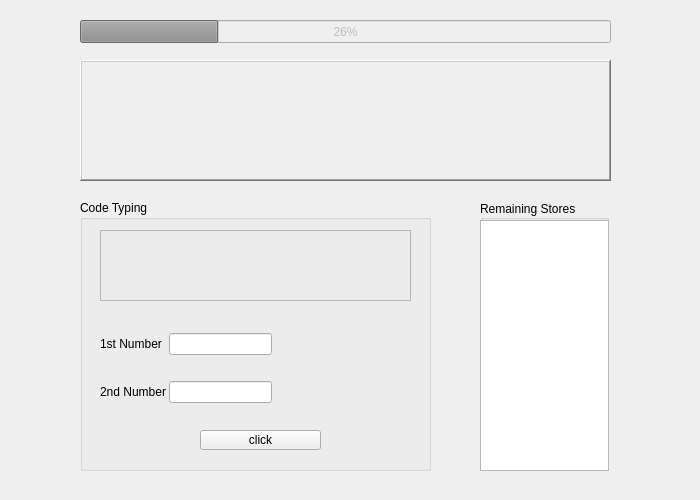
<?xml version="1.0" encoding="UTF-8"?>
<ui version="4.0">
 <class>Widget</class>
 <widget class="QWidget" name="Widget">
  <property name="windowModality">
   <enum>Qt::NonModal</enum>
  </property>
  <property name="enabled">
   <bool>true</bool>
  </property>
  <property name="geometry">
   <rect>
    <x>0</x>
    <y>0</y>
    <width>700</width>
    <height>500</height>
   </rect>
  </property>
  <property name="mouseTracking">
   <bool>false</bool>
  </property>
  <property name="tabletTracking">
   <bool>false</bool>
  </property>
  <property name="windowTitle">
   <string>FinalCode!!</string>
  </property>
  <property name="inputMethodHints">
   <set>Qt::ImhNone</set>
  </property>
  <widget class="QGroupBox" name="CodeTyping">
   <property name="geometry">
    <rect>
     <x>80</x>
     <y>200</y>
     <width>351</width>
     <height>271</height>
    </rect>
   </property>
   <property name="title">
    <string>Code Typing</string>
   </property>
   <widget class="QPushButton" name="checkButton">
    <property name="enabled">
     <bool>true</bool>
    </property>
    <property name="geometry">
     <rect>
      <x>120</x>
      <y>230</y>
      <width>121</width>
      <height>20</height>
     </rect>
    </property>
    <property name="cursor">
     <cursorShape>PointingHandCursor</cursorShape>
    </property>
    <property name="focusPolicy">
     <enum>Qt::TabFocus</enum>
    </property>
    <property name="text">
     <string>click</string>
    </property>
    <property name="autoDefault">
     <bool>false</bool>
    </property>
    <property name="default">
     <bool>false</bool>
    </property>
    <property name="flat">
     <bool>false</bool>
    </property>
   </widget>
   <widget class="QFrame" name="StateFrame">
    <property name="geometry">
     <rect>
      <x>200</x>
      <y>110</y>
      <width>131</width>
      <height>101</height>
     </rect>
    </property>
    <property name="frameShape">
     <enum>QFrame::NoFrame</enum>
    </property>
    <property name="frameShadow">
     <enum>QFrame::Raised</enum>
    </property>
    <widget class="QLabel" name="Bomblabel">
     <property name="enabled">
      <bool>true</bool>
     </property>
     <property name="geometry">
      <rect>
       <x>10</x>
       <y>0</y>
       <width>111</width>
       <height>101</height>
      </rect>
     </property>
     <property name="text">
      <string>&lt;html&gt;&lt;head/&gt;&lt;body&gt;&lt;p&gt;&lt;img src=&quot;:/new/label/img/bomb.png&quot;/&gt;&lt;/p&gt;&lt;/body&gt;&lt;/html&gt;</string>
     </property>
     <property name="alignment">
      <set>Qt::AlignLeading|Qt::AlignLeft|Qt::AlignVCenter</set>
     </property>
     <property name="wordWrap">
      <bool>false</bool>
     </property>
    </widget>
   </widget>
   <widget class="QWidget" name="formLayoutWidget">
    <property name="geometry">
     <rect>
      <x>20</x>
      <y>110</y>
      <width>172</width>
      <height>102</height>
     </rect>
    </property>
    <layout class="QFormLayout" name="formLayout">
     <property name="horizontalSpacing">
      <number>3</number>
     </property>
     <property name="verticalSpacing">
      <number>3</number>
     </property>
     <item row="4" column="0">
      <widget class="QLabel" name="Typinglabel_2">
       <property name="text">
        <string>2nd Number</string>
       </property>
       <property name="buddy">
        <cstring>lineEdit_2</cstring>
       </property>
      </widget>
     </item>
     <item row="4" column="1">
      <widget class="QLineEdit" name="lineEdit_2">
       <property name="enabled">
        <bool>true</bool>
       </property>
       <property name="focusPolicy">
        <enum>Qt::StrongFocus</enum>
       </property>
       <property name="alignment">
        <set>Qt::AlignCenter</set>
       </property>
       <property name="clearButtonEnabled">
        <bool>true</bool>
       </property>
      </widget>
     </item>
     <item row="1" column="0">
      <widget class="QLabel" name="Typinglabel_1">
       <property name="text">
        <string>1st Number</string>
       </property>
       <property name="buddy">
        <cstring>lineEdit_1</cstring>
       </property>
      </widget>
     </item>
     <item row="1" column="1">
      <widget class="QLineEdit" name="lineEdit_1">
       <property name="enabled">
        <bool>true</bool>
       </property>
       <property name="sizePolicy">
        <sizepolicy hsizetype="Preferred" vsizetype="Fixed">
         <horstretch>0</horstretch>
         <verstretch>0</verstretch>
        </sizepolicy>
       </property>
       <property name="mouseTracking">
        <bool>false</bool>
       </property>
       <property name="focusPolicy">
        <enum>Qt::StrongFocus</enum>
       </property>
       <property name="layoutDirection">
        <enum>Qt::LeftToRight</enum>
       </property>
       <property name="autoFillBackground">
        <bool>false</bool>
       </property>
       <property name="text">
        <string/>
       </property>
       <property name="alignment">
        <set>Qt::AlignCenter</set>
       </property>
       <property name="dragEnabled">
        <bool>false</bool>
       </property>
       <property name="cursorMoveStyle">
        <enum>Qt::LogicalMoveStyle</enum>
       </property>
       <property name="clearButtonEnabled">
        <bool>true</bool>
       </property>
      </widget>
     </item>
     <item row="3" column="1">
      <spacer name="horizontalSpacer_2">
       <property name="orientation">
        <enum>Qt::Horizontal</enum>
       </property>
       <property name="sizeHint" stdset="0">
        <size>
         <width>40</width>
         <height>20</height>
        </size>
       </property>
      </spacer>
     </item>
     <item row="0" column="1">
      <spacer name="horizontalSpacer">
       <property name="orientation">
        <enum>Qt::Horizontal</enum>
       </property>
       <property name="sizeHint" stdset="0">
        <size>
         <width>40</width>
         <height>20</height>
        </size>
       </property>
      </spacer>
     </item>
    </layout>
   </widget>
   <widget class="QFrame" name="HintFrame">
    <property name="geometry">
     <rect>
      <x>20</x>
      <y>30</y>
      <width>311</width>
      <height>71</height>
     </rect>
    </property>
    <property name="frameShape">
     <enum>QFrame::StyledPanel</enum>
    </property>
    <property name="frameShadow">
     <enum>QFrame::Raised</enum>
    </property>
    <widget class="QWidget" name="verticalLayoutWidget">
     <property name="geometry">
      <rect>
       <x>0</x>
       <y>0</y>
       <width>311</width>
       <height>71</height>
      </rect>
     </property>
     <layout class="QVBoxLayout" name="verticalLayout">
      <property name="sizeConstraint">
       <enum>QLayout::SetFixedSize</enum>
      </property>
      <item>
       <widget class="QLabel" name="Hintlabel">
        <property name="sizePolicy">
         <sizepolicy hsizetype="Fixed" vsizetype="Preferred">
          <horstretch>0</horstretch>
          <verstretch>0</verstretch>
         </sizepolicy>
        </property>
        <property name="text">
         <string>&lt;html&gt;&lt;head/&gt;&lt;body&gt;&lt;p&gt;&lt;br/&gt;&lt;/p&gt;&lt;/body&gt;&lt;/html&gt;</string>
        </property>
       </widget>
      </item>
     </layout>
    </widget>
   </widget>
  </widget>
  <widget class="QProgressBar" name="progressBar">
   <property name="enabled">
    <bool>false</bool>
   </property>
   <property name="geometry">
    <rect>
     <x>80</x>
     <y>20</y>
     <width>531</width>
     <height>23</height>
    </rect>
   </property>
   <property name="value">
    <number>26</number>
   </property>
   <property name="alignment">
    <set>Qt::AlignCenter</set>
   </property>
   <property name="invertedAppearance">
    <bool>false</bool>
   </property>
  </widget>
  <widget class="QFrame" name="frame">
   <property name="geometry">
    <rect>
     <x>80</x>
     <y>60</y>
     <width>531</width>
     <height>121</height>
    </rect>
   </property>
   <property name="frameShape">
    <enum>QFrame::WinPanel</enum>
   </property>
   <property name="frameShadow">
    <enum>QFrame::Raised</enum>
   </property>
   <widget class="QLabel" name="Signlabel">
    <property name="geometry">
     <rect>
      <x>0</x>
      <y>0</y>
      <width>531</width>
      <height>121</height>
     </rect>
    </property>
    <property name="styleSheet">
     <string notr="true"/>
    </property>
    <property name="text">
     <string>&lt;html&gt;&lt;head/&gt;&lt;body&gt;&lt;p&gt;&lt;img src=&quot;:/new/label/img/FinnalCodeStart.png&quot;/&gt;&lt;/p&gt;&lt;/body&gt;&lt;/html&gt;</string>
    </property>
   </widget>
  </widget>
  <widget class="QGroupBox" name="groupBox">
   <property name="enabled">
    <bool>true</bool>
   </property>
   <property name="geometry">
    <rect>
     <x>480</x>
     <y>200</y>
     <width>129</width>
     <height>271</height>
    </rect>
   </property>
   <property name="sizePolicy">
    <sizepolicy hsizetype="Preferred" vsizetype="Preferred">
     <horstretch>0</horstretch>
     <verstretch>0</verstretch>
    </sizepolicy>
   </property>
   <property name="cursor">
    <cursorShape>IBeamCursor</cursorShape>
   </property>
   <property name="title">
    <string>Remaining Stores</string>
   </property>
   <property name="alignment">
    <set>Qt::AlignLeading|Qt::AlignLeft|Qt::AlignVCenter</set>
   </property>
   <property name="flat">
    <bool>false</bool>
   </property>
   <property name="checkable">
    <bool>false</bool>
   </property>
   <widget class="QListView" name="RemaininglistView">
    <property name="enabled">
     <bool>true</bool>
    </property>
    <property name="geometry">
     <rect>
      <x>0</x>
      <y>20</y>
      <width>129</width>
      <height>251</height>
     </rect>
    </property>
    <property name="sizePolicy">
     <sizepolicy hsizetype="Expanding" vsizetype="Expanding">
      <horstretch>0</horstretch>
      <verstretch>0</verstretch>
     </sizepolicy>
    </property>
    <property name="focusPolicy">
     <enum>Qt::NoFocus</enum>
    </property>
    <property name="autoFillBackground">
     <bool>false</bool>
    </property>
    <property name="inputMethodHints">
     <set>Qt::ImhNone</set>
    </property>
    <property name="editTriggers">
     <set>QAbstractItemView::NoEditTriggers</set>
    </property>
   </widget>
  </widget>
 </widget>
 <tabstops>
  <tabstop>lineEdit_1</tabstop>
  <tabstop>lineEdit_2</tabstop>
  <tabstop>checkButton</tabstop>
 </tabstops>
 <resources/>
 <connections/>
</ui>
